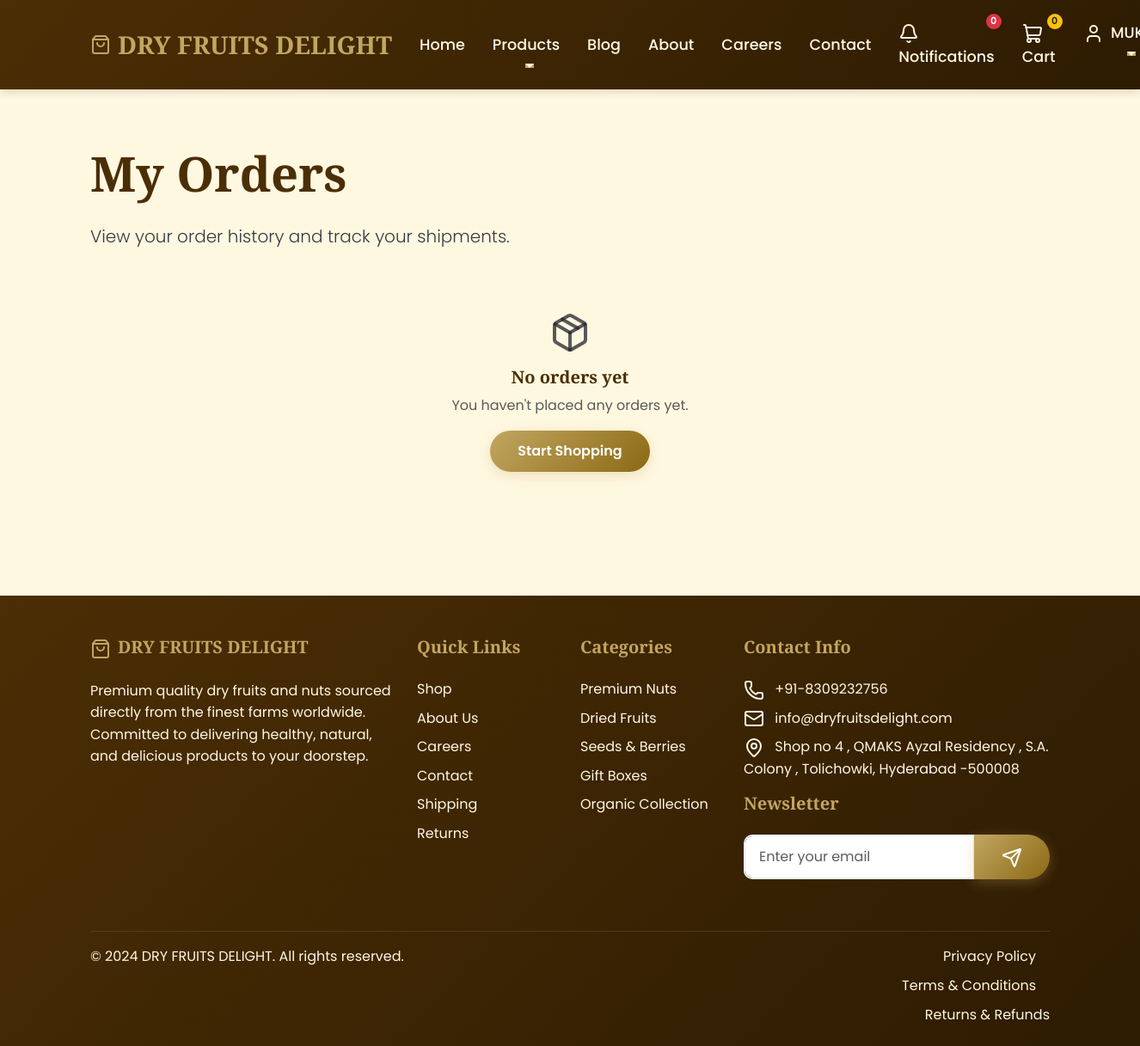
Page /api/users/orders/ (signed in) on the earlier database version.
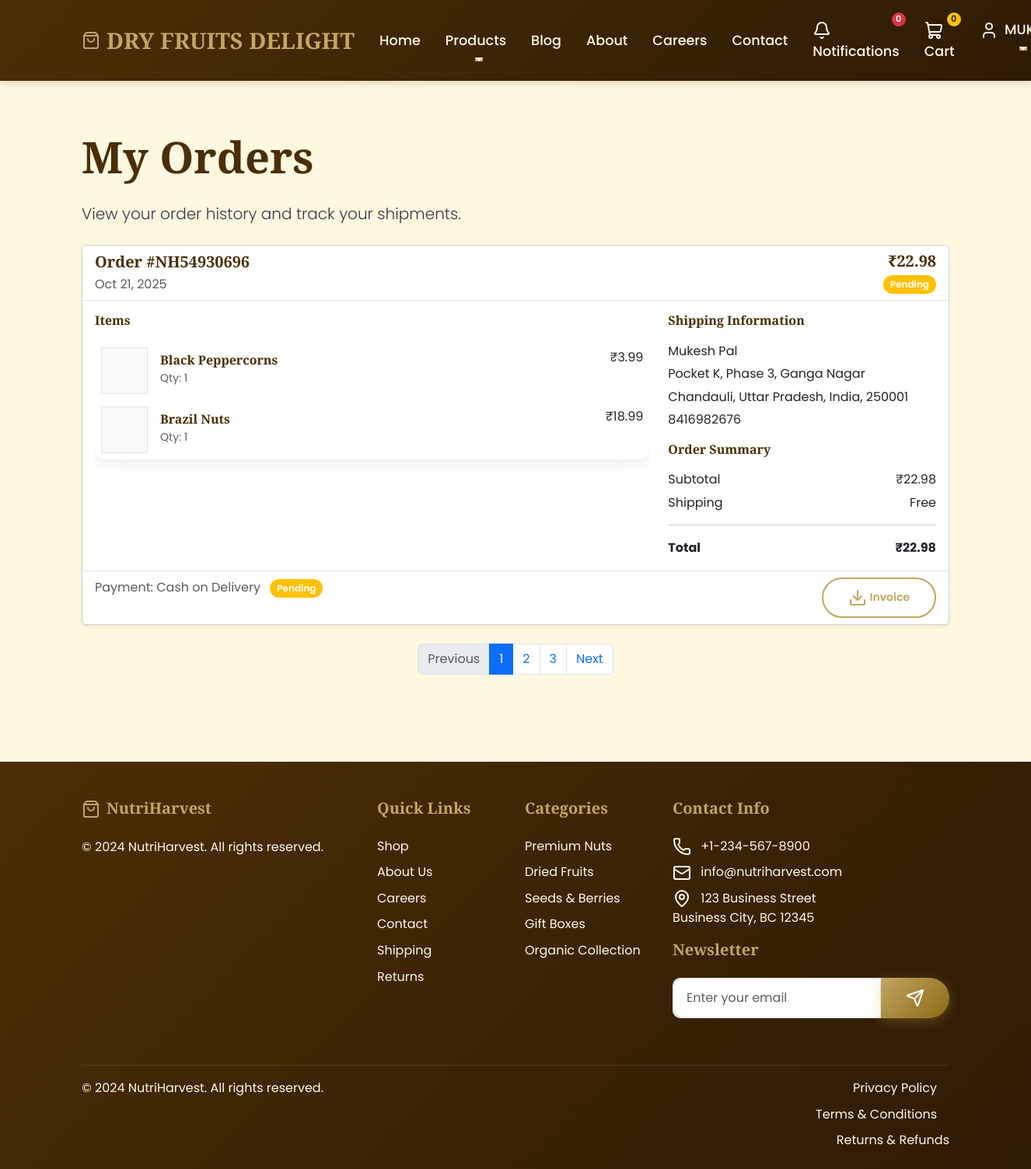
Same page on the later database version.
### apps/orders/models.py (models this page shows, shortened)
class Order(models.Model):
    STATUS_CHOICES = [
        ('pending', 'Pending'),
        ('processing', 'Processing'),
        ('shipped', 'Shipped'),
        ('delivered', 'Delivered'),
        ('cancelled', 'Cancelled'),
    ]
    PAYMENT_CHOICES = [
        ('cod', 'Cash on Delivery'),
        ('online', 'Online Payment'),
    ]
    PAYMENT_STATUS_CHOICES = [
        ('pending', 'Pending'),
        ('paid', 'Paid'),
        ('failed', 'Failed'),
    ]
    order_number = models.CharField(max_length=20, unique=True)
    customer = models.ForeignKey(User, on_delete=models.CASCADE, related_name='orders')
    total_amount = models.DecimalField(max_digits=10, decimal_places=2)
    payment_mode = models.CharField(max_length=10, choices=PAYMENT_CHOICES, default='cod')
    payment_status = models.CharField(max_length=10, choices=PAYMENT_STATUS_CHOICES, default='pending')
    order_status = models.CharField(max_length=15, choices=STATUS_CHOICES, default='pending')
    shipping_name = models.CharField(max_length=100)
    shipping_email = models.EmailField()
    shipping_mobile = models.CharField(max_length=15)
    shipping_address = models.TextField()
    shipping_city = models.CharField(max_length=50)
    shipping_pincode = models.CharField(max_length=10)
    created_at = models.DateTimeField(default=timezone.now)
    updated_at = models.DateTimeField(auto_now=True)
    class Meta:
        ordering = ['-created_at']
        indexes = [
            models.Index(fields=['-created_at']),
            models.Index(fields=['order_status']),
            models.Index(fields=['payment_status']),
            models.Index(fields=['customer']),
            models.Index(fields=['order_number']),
        ]

class OrderItem(models.Model):
    order = models.ForeignKey(Order, on_delete=models.CASCADE, related_name='items')
    product = models.ForeignKey(Product, on_delete=models.CASCADE)
    quantity = models.PositiveIntegerField()
    price = models.DecimalField(max_digits=10, decimal_places=2)  # Price at time of order
    gift_wrap = models.ForeignKey(GiftWrap, on_delete=models.SET_NULL, null=True, blank=True)  # Add this field
    class Meta:
        indexes = [
            models.Index(fields=['order']),
            models.Index(fields=['product']),
        ]
    def get_total_price(self):
        base_price = self.quantity * self.price
        gift_wrap_price = self.gift_wrap.price if self.gift_wrap else 0
        return base_price + (gift_wrap_price * self.quantity)

### apps/shop/models.py (models this page shows, shortened)
class Product(models.Model):
    name = models.CharField(max_length=200)
    slug = models.SlugField(unique=True)
    category = models.ForeignKey(Category, on_delete=models.CASCADE, related_name='products')
    description = models.TextField()
    nutritional_info = models.TextField(blank=True)
    price = models.DecimalField(max_digits=10, decimal_places=2)
    stock = models.PositiveIntegerField(default=0)
    image = models.ImageField(upload_to='products/')
    is_active = models.BooleanField(default=True)
    is_featured = models.BooleanField(default=False)
    created_at = models.DateTimeField(default=timezone.now)
    updated_at = models.DateTimeField(auto_now=True)
    meta_title = models.CharField(max_length=200, blank=True)
    meta_description = models.CharField(max_length=160, blank=True)
    keywords = models.CharField(max_length=255, blank=True)
    discount_percent = models.DecimalField(max_digits=5, decimal_places=2, default=0.00)
    tags = models.CharField(max_length=255, blank=True, help_text="Comma-separated tags for marketing")
    class Meta:
        ordering = ['name']
        indexes = [
            models.Index(fields=['name']),
            models.Index(fields=['price']),
            models.Index(fields=['is_active']),
            models.Index(fields=['is_featured']),
            models.Index(fields=['created_at']),
            models.Index(fields=['category', 'is_active']),
        ]

### apps/cms/models.py (models this page shows, shortened)
class FooterContent(models.Model):
    business_name = models.CharField(max_length=100, default="DRY FRUITS DELIGHT")
    copyright_text = models.CharField(max_length=200, default="© 2024 DRY FRUITS DELIGHT. All rights reserved.")
    address = models.TextField()
    phone = models.CharField(max_length=20)
    email = models.EmailField()
    facebook_url = models.URLField(blank=True)
    instagram_url = models.URLField(blank=True)
    twitter_url = models.URLField(blank=True)
    youtube_url = models.URLField(blank=True)
    is_active = models.BooleanField(default=True)
    updated_at = models.DateTimeField(auto_now=True)
    class Meta:
        verbose_name = "Footer Content"
        verbose_name_plural = "Footer Content"

### apps/users/views.py (the view)
# urls.py: path('orders/', views.order_history, name='order_history'),
@login_required
def order_history(request):
    orders = Order.objects.filter(customer=request.user).order_by('-created_at')
    return render(request, 'users/order_history.html', {'orders': orders})

### apps/core/context_processors.py (called while the page is built)
def footer_content(request):
    try:
        footer = FooterContent.objects.get(is_active=True)
    except FooterContent.DoesNotExist:
        footer = None
    return {
        'footer_content': footer
    }

### templates/users/order_history.html (shortened to what the changed rows need)
{% extends 'base.html' %}
{% load static %}
{% block content %}
<div class="container py-5">
    <div class="row">
        <div class="col-12">
            <h1 class="display-4 fw-bold mb-4">My Orders</h1>
            {% if orders %}
            <div class="row g-4">
                {% for order in orders %}
                <div class="col-12">
                    <div class="card shadow-sm">
                        <div class="card-header bg-white border-bottom d-flex justify-content-between align-items-center">
                            <div>
                                <h5 class="mb-1">Order #{{ order.order_number }}</h5>
                                <p class="text-muted mb-0">{{ order.created_at|date:"M d, Y" }}</p>
                            </div>
                            <div class="text-end">
                                <h5 class="mb-1">₹{{ order.total_amount|floatformat:2 }}</h5>
                                <span class="badge bg-{% if order.order_status == 'pending' %}warning{% elif order.order_status == 'processing' %}info{% elif order.order_status == 'shipped' %}primary{% elif order.order_status == 'delivered' %}success{% else %}danger{% endif %}">
                                    {{ order.get_order_status_display }}
                                </span>
                            </div>
                        </div>
                        <div class="card-body">
                            <div class="row">
                                <div class="col-lg-8">
                                    <h6 class="fw-bold mb-3">Items</h6>
                                    <div class="table-responsive">
                                        <table class="table table-borderless">
                                            <tbody>
                                                {% for item in order.items.all %}
                                                <tr>
                                                    <td>
                                                        <div class="d-flex align-items-center">
                                                            {% if item.product.image %}
                                                                <img src="{{ item.product.image.url }}" alt="{{ item.product.name }}" class="img-thumbnail me-3" style="width: 60px; height: 60px; object-fit: cover;">
                                                            {% else %}
                                                                <div class="bg-light border me-3" style="width: 60px; height: 60px;"></div>
                                                            {% endif %}
                                                            <div>
                                                                <h6 class="mb-0">{{ item.product.name }}</h6>
                                                                <small class="text-muted">Qty: {{ item.quantity }}</small>
                                                            </div>
                                                        </div>
                                                    </td>
                                                    <td class="text-end">
                                                        ₹{{ item.get_total_price|floatformat:2 }}
                                                    </td>
                                                </tr>
                                                {% endfor %}
                                            </tbody>
                                        </table>
                                    </div>
                                </div>
                                <div class="col-lg-4">
                                    <h6 class="fw-bold mb-3">Shipping Information</h6>
                                    <p class="mb-1">{{ order.shipping_name }}</p>
                                    <p class="mb-1">{{ order.shipping_address }}</p>
                                    <p class="mb-1">{{ order.shipping_city }}, {{ order.shipping_pincode }}</p>
                                    <p class="mb-3">{{ order.shipping_mobile }}</p>
                                    <h6 class="fw-bold mb-3">Order Summary</h6>
                                    <div class="d-flex justify-content-between mb-1">
                                        <span>Subtotal</span>
                                        <span>₹{{ order.total_amount|floatformat:2 }}</span>
                                    </div>
                                    <div class="d-flex justify-content-between mb-1">
                                        <span>Shipping</span>
                                        <span>Free</span>
                                    </div>
                                    <hr>
                                    <div class="d-flex justify-content-between fw-bold">
                                        <span>Total</span>
                                        <span>₹{{ order.total_amount|floatformat:2 }}</span>
                                    </div>
                                </div>
                            </div>
                        </div>
                        <div class="card-footer bg-white border-top d-flex justify-content-between">
                            <div>
                                <span class="text-muted">Payment: {{ order.get_payment_mode_display }}</span>
                                {% if order.payment_status == 'paid' %}
                                    <span class="badge bg-success ms-2">Paid</span>
                                {% else %}
                                    <span class="badge bg-warning ms-2">Pending</span>
                                {% endif %}
                            </div>
                            <div>
                                <a href="{% url 'orders:orders-invoice' pk=order.id %}?download=pdf" class="btn btn-outline-primary btn-sm">
                                    <i data-lucide="download" class="me-1"></i>Invoice
                                </a>
                            </div>
                        </div>
                    </div>
                </div>
                {% endfor %}
            </div>
            <nav aria-label="Order pagination" class="mt-4">
                <ul class="pagination justify-content-center">
                    <li class="page-item disabled">
                        <a class="page-link" href="#" tabindex="-1">Previous</a>
                    </li>
                    <li class="page-item active"><a class="page-link" href="#">1</a></li>
                    <li class="page-item"><a class="page-link" href="#">2</a></li>
                    <li class="page-item"><a class="page-link" href="#">3</a></li>
                    <li class="page-item">
                        <a class="page-link" href="#">Next</a>
                    </li>
                </ul>
            </nav>
            {% else %}
            <div class="text-center py-5">
                <i data-lucide="package" class="text-muted" style="width: 48px; height: 48px;"></i>
                <h5 class="mt-3">No orders yet</h5>
                <p class="text-muted">You haven't placed any orders yet.</p>
                <a href="{% url 'core:shop' %}" class="btn btn-primary">Start Shopping</a>
            </div>
            {% endif %}
        </div>
    </div>
</div>
{% endblock %}

### templates/base.html (shortened to what the changed rows need)
<!DOCTYPE html>
<html lang="en">
{% load static %}
<head>
    <link href="https://cdn.jsdelivr.net/npm/bootstrap@5.3.0/dist/css/bootstrap.min.css" rel="stylesheet">
    <link href="{% static 'css/style.css' %}" rel="stylesheet">
</head>
<body class="{% if user.is_authenticated %}authenticated{% endif %}">
    <main>
        {% block content %}{% endblock %}
    </main>
    <footer class="footer">
        <div class="container">
            <div class="row">
                <div class="col-lg-4 col-md-6 mb-4">
                    {% if footer_content %}
                        <h5><i data-lucide="shopping-bag" class="me-2"></i>{{ footer_content.business_name }}</h5>
                        <p class="mb-3">{{ footer_content.copyright_text|linebreaksbr }}</p>
                        <div class="d-flex">
                        </div>
                    {% else %}
                        <h5><i data-lucide="shopping-bag" class="me-2"></i>DRY FRUITS DELIGHT</h5>
                        <p class="mb-3">Premium quality dry fruits and nuts sourced directly from the finest farms worldwide. Committed to delivering healthy, natural, and delicious products to your doorstep.</p>
                        <div class="d-flex">
                        </div>
                    {% endif %}
                </div>
                <div class="col-lg-4 col-md-6 mb-4">
                    {% if footer_content %}
                        <ul class="list-unstyled">
                            <li class="mb-2">
                                <i data-lucide="phone" class="me-2"></i>
                                {{ footer_content.phone }}
                            </li>
                            <li class="mb-2">
                                <i data-lucide="mail" class="me-2"></i>
                                {{ footer_content.email }}
                            </li>
                            <li class="mb-3">
                                <i data-lucide="map-pin" class="me-2"></i>
                                {{ footer_content.address|linebreaksbr }}
                            </li>
                        </ul>
                    {% else %}
                        <ul class="list-unstyled">
                            <li class="mb-2">
                                <i data-lucide="phone" class="me-2"></i>
                                +91-8309232756
                            </li>
                            <li class="mb-2">
                                <i data-lucide="mail" class="me-2"></i>
                                info@dryfruitsdelight.com
                            </li>
                            <li class="mb-3">
                                <i data-lucide="map-pin" class="me-2"></i>
                                Shop no 4 , QMAKS Ayzal Residency , S.A. Colony , Tolichowki, Hyderabad -500008
                            </li>
                        </ul>
                    {% endif %}
                </div>
            </div>
            <div class="footer-bottom">
                <div class="row">
                    <div class="col-md-6">
                        {% if footer_content %}
                            <p>{{ footer_content.copyright_text }}</p>
                        {% else %}
                            <p>&copy; 2024 DRY FRUITS DELIGHT. All rights reserved.</p>
                        {% endif %}
                    </div>
                </div>
            </div>
        </div>
    </footer>
</body>
</html>

Differences in the rows shown:
added Order: order_number "NH54930696", created_at "Oct 21, 2025", total_amount "22.98", order_status "Pending", shipping_name "Mukesh Pal", shipping_address "Pocket K, Phase 3, Ganga Nagar", shipping_city "Chandauli, Uttar Pradesh, India", shipping_pincode "250001", shipping_mobile "8416982676", payment_mode "Cash on Delivery", payment_status "Pending"
added OrderItem: product.name "Black Peppercorns", quantity "1", get_total_price "3.99"
added OrderItem: product.name "Brazil Nuts", quantity "1", get_total_price "18.99"
added FooterContent: business_name "NutriHarvest", copyright_text "© 2024 NutriHarvest. All rights reserved.", phone "+1-234-567-8900", email "info@nutriharvest.com", address "123 Business Street Business City, BC 12345"
Other differences:
text no longer shown: "No orders yet You haven't placed any orders yet. Start Shopping DRY FRUITS DELIGHT Premium quality dry fruits and nuts sourced directly from the finest farms worldwide. Committed to delivering healthy, natural, and delicious products to your doorstep. +91-8309232756 info@dryfruitsdelight.com Shop no 4 , QMAKS Ayzal Residency , S.A. Colony , Tolichowki, Hyderabad -500008 © 2024 DRY FRUITS DELIGHT. All rights reserved."
text now shown: "Previous 1 2 3 Next"
